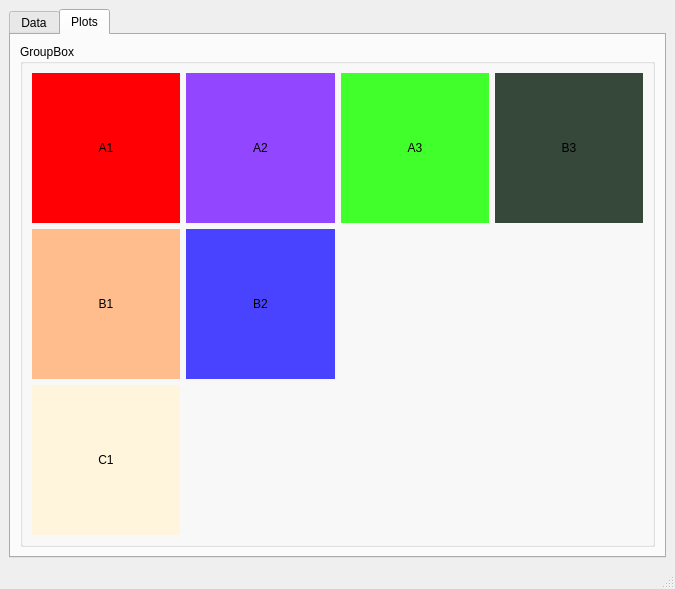
<?xml version="1.0" encoding="UTF-8"?>
<ui version="4.0">
 <class>MainWindow</class>
 <widget class="QMainWindow" name="MainWindow">
  <property name="geometry">
   <rect>
    <x>0</x>
    <y>0</y>
    <width>675</width>
    <height>589</height>
   </rect>
  </property>
  <property name="windowTitle">
   <string>MainWindow</string>
  </property>
  <widget class="QWidget" name="centralwidget">
   <layout class="QVBoxLayout" name="verticalLayout">
    <item>
     <widget class="QTabWidget" name="tabWidget">
      <property name="currentIndex">
       <number>1</number>
      </property>
      <widget class="QWidget" name="tab">
       <attribute name="title">
        <string>Data</string>
       </attribute>
      </widget>
      <widget class="QWidget" name="tab_2">
       <attribute name="title">
        <string>Plots</string>
       </attribute>
       <layout class="QVBoxLayout" name="verticalLayout_2">
        <item>
         <widget class="QGroupBox" name="partial_f0_box">
          <property name="title">
           <string>GroupBox</string>
          </property>
          <layout class="QGridLayout" name="gridLayout">
           <item row="0" column="0">
            <widget class="QLabel" name="label">
             <property name="styleSheet">
              <string notr="true">background-color: rgb(255, 0, 4);</string>
             </property>
             <property name="text">
              <string>A1</string>
             </property>
             <property name="alignment">
              <set>Qt::AlignCenter</set>
             </property>
            </widget>
           </item>
           <item row="0" column="1">
            <widget class="QLabel" name="label_2">
             <property name="styleSheet">
              <string notr="true">background-color: rgb(147, 70, 255);</string>
             </property>
             <property name="text">
              <string>A2</string>
             </property>
             <property name="alignment">
              <set>Qt::AlignCenter</set>
             </property>
            </widget>
           </item>
           <item row="0" column="2">
            <widget class="QLabel" name="label_3">
             <property name="styleSheet">
              <string notr="true">background-color: rgb(64, 255, 43);</string>
             </property>
             <property name="text">
              <string>A3</string>
             </property>
             <property name="alignment">
              <set>Qt::AlignCenter</set>
             </property>
            </widget>
           </item>
           <item row="0" column="3">
            <widget class="QLabel" name="label_7">
             <property name="styleSheet">
              <string notr="true">background-color: rgb(53, 72, 58);</string>
             </property>
             <property name="text">
              <string>B3</string>
             </property>
             <property name="alignment">
              <set>Qt::AlignCenter</set>
             </property>
            </widget>
           </item>
           <item row="1" column="0">
            <widget class="QLabel" name="label_4">
             <property name="styleSheet">
              <string notr="true">background-color: rgb(255, 188, 140);</string>
             </property>
             <property name="text">
              <string>B1</string>
             </property>
             <property name="alignment">
              <set>Qt::AlignCenter</set>
             </property>
            </widget>
           </item>
           <item row="1" column="1">
            <widget class="QLabel" name="label_6">
             <property name="styleSheet">
              <string notr="true">background-color: rgb(73, 67, 255);</string>
             </property>
             <property name="text">
              <string>B2</string>
             </property>
             <property name="alignment">
              <set>Qt::AlignCenter</set>
             </property>
            </widget>
           </item>
           <item row="2" column="0">
            <widget class="QLabel" name="label_5">
             <property name="styleSheet">
              <string notr="true">background-color: rgb(255, 245, 220);</string>
             </property>
             <property name="text">
              <string>C1</string>
             </property>
             <property name="alignment">
              <set>Qt::AlignCenter</set>
             </property>
            </widget>
           </item>
          </layout>
         </widget>
        </item>
       </layout>
      </widget>
     </widget>
    </item>
   </layout>
  </widget>
  <widget class="QMenuBar" name="menubar">
   <property name="geometry">
    <rect>
     <x>0</x>
     <y>0</y>
     <width>675</width>
     <height>21</height>
    </rect>
   </property>
  </widget>
  <widget class="QStatusBar" name="statusbar"/>
 </widget>
 <resources/>
 <connections/>
</ui>
